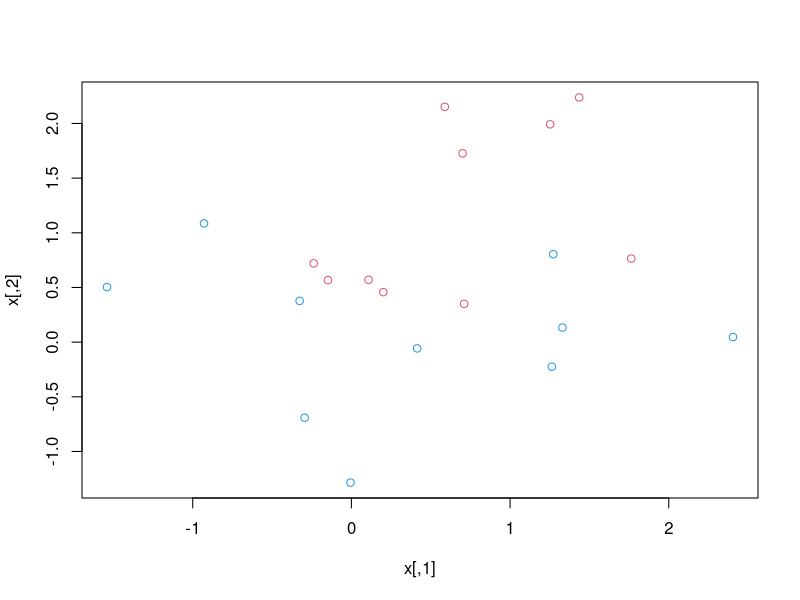
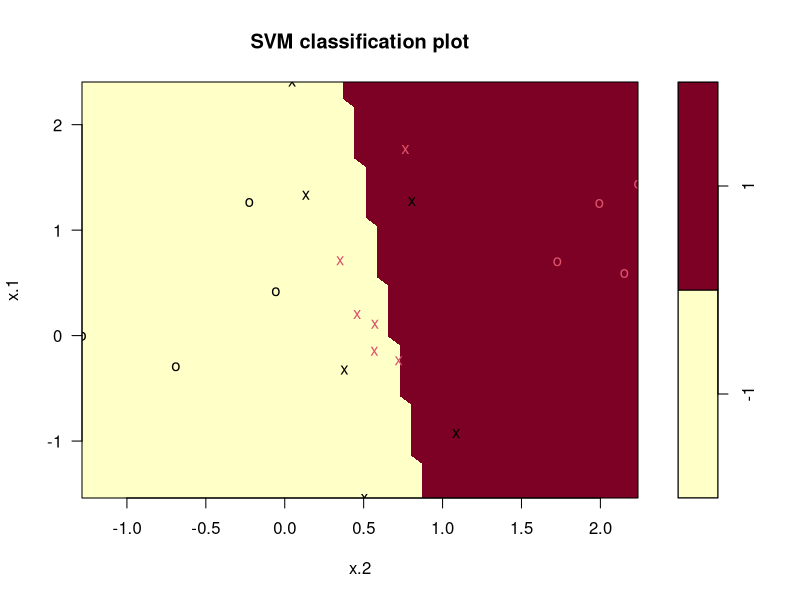
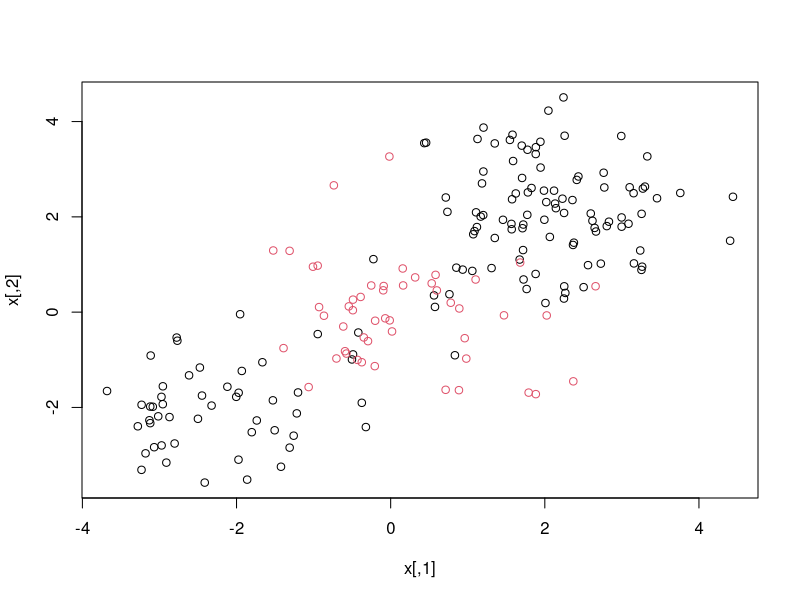
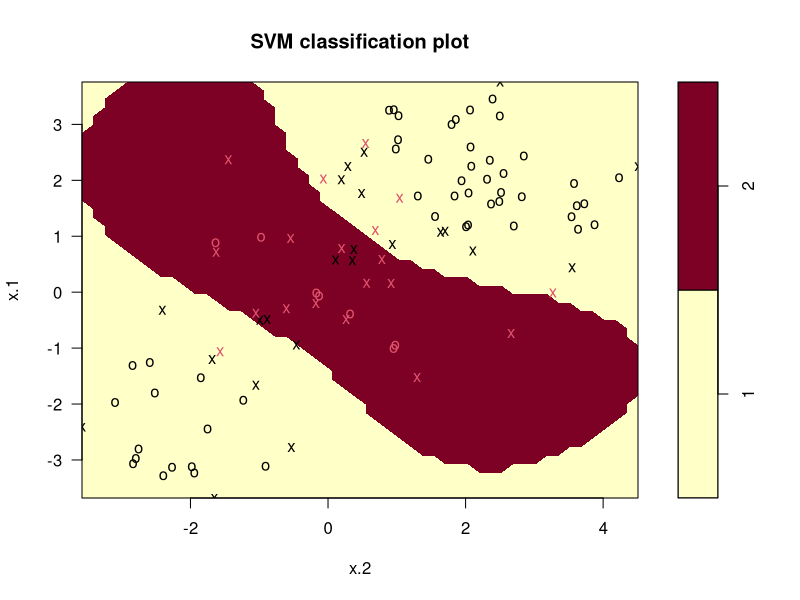
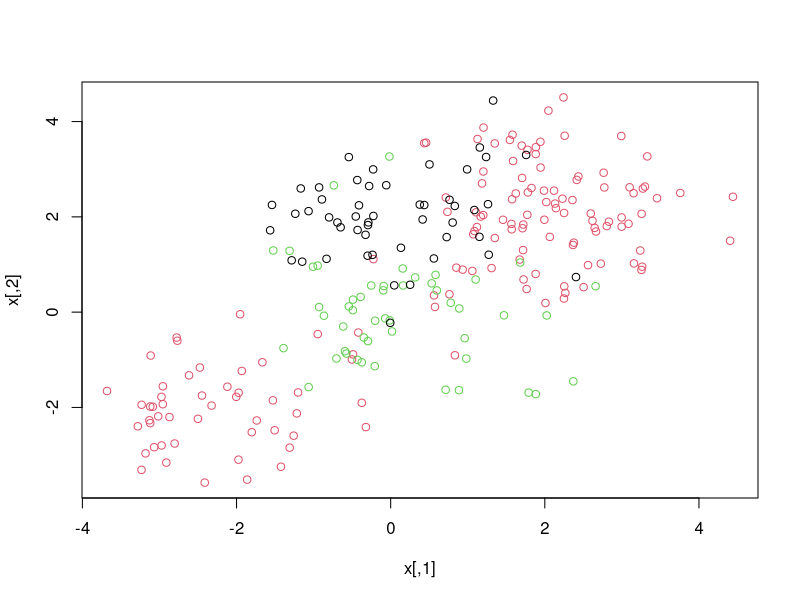
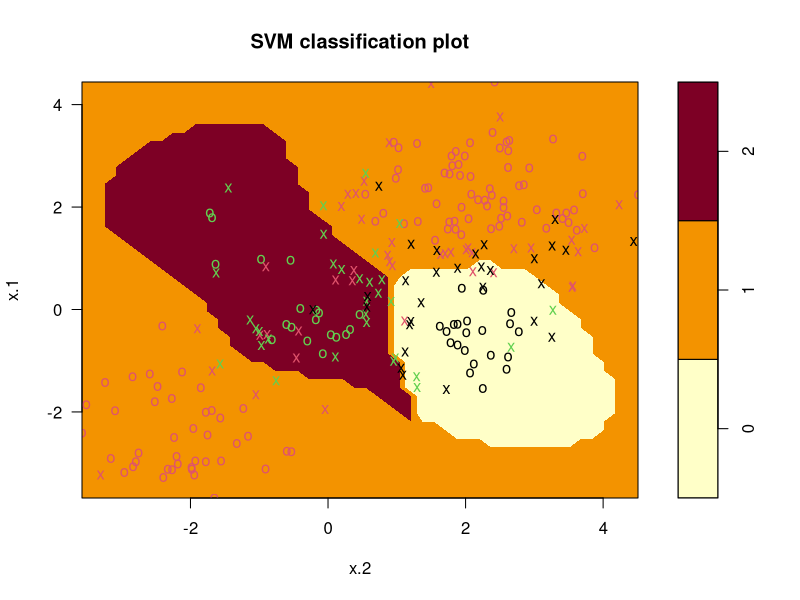

R code for these plots, in order:
library(e1071)

set.seed(0)
x <- matrix(rnorm(20*2),ncol=2)
y <- c(rep(-1,10),rep(1,10))
x[y==1,] <- x[y==1,] + 1
plot(x,col=(3-y))

dat <- data.frame(x=x,y=as.factor(y))

svm.fit <- svm(y~.,data=dat,kernel="linear",cost=10,scale=FALSE)
#argument scale=FALSE tells the svm() function not to scale each attribute to have mean zero or standard deviation one
plot(svm.fit,dat)
svm.fit$index
summary(svm.fit)

#The e1071 library includes a built-in function, tune(), to perform cross- validation.

set.seed(0)
tune.out <- tune(svm,y~.,data=dat,kernel="linear", ranges=list(cost=c(0.001,0.01,0.1,1,5,10,100)))
summary(tune.out)

best <- tune.out$best.model
summary(best)




#First we generate a test set
x.test <- matrix(rnorm(20*2),ncol=2)
y.test <- sample(c(-1,1),20,rep=TRUE)
x.test[y.test==1,] <- x.test[y.test==1,] + 1
test.data <- data.frame(x=x.test,y=as.factor(y.test))
#Now we predict the class labels of these test observations. Here we use the best model obtained through cross-validation in order to make predictions:

y.pred <- predict(best,test.data)
table(predict=y.pred,truth=test.data$y)

#What if we had instead used cost = 0:01
svm.fit <- svm(y~.,data=dat,kernel="linear",cost =.01,scale=FALSE)
y.pred <- predict(svm.fit,test.data)
table(predict=y.pred,truth=test.data$y)

#non linear
set.seed(0)
x <- matrix(rnorm(200*2),ncol=2)
x[1:100,] <- x[1:100,] + 2
x[101:150,] <- x[101:150,] - 2
y <- c(rep(1,150),rep(2,50))
dat <- data.frame(x=x,y=as.factor(y))
plot(x,col=y)


#split the data randomly into training and test sets and then fit the training data using the svm() function with a radial kernel and gamma = 1:
train <- sample(200,100)
svm.fit <- svm(y~.,data=dat[train,],kernel="radial",gamma=1,cost=1)
plot(svm.fit,dat[train,])
summary(svm.fit)

set.seed(0)
tune.out <- tune(svm,y~.,data=dat[train,],kernel="radial", ranges = list(cost=c(0.1,1,10,100,1000),gamma = c(0.5,1,2,3,4)))
summary(tune.out)
table(true=dat[-train,"y"],pred=predict(tune.out$best.model, newx=dat[-train,]))


#SVM with multiple classes
set.seed(0)
x <- rbind(x,matrix(rnorm(50*2),ncol=2))
y <- c(y,rep(0,50))
x[y==0,2] <- x[y==0,2] + 2 
dat <- data.frame(x=x,y=as.factor(y))
plot(x,col=(y+1))
svm.fit <- svm(y~.,data=dat,kernel="radial",cost=10,gamma=1)
plot(svm.fit,dat)

